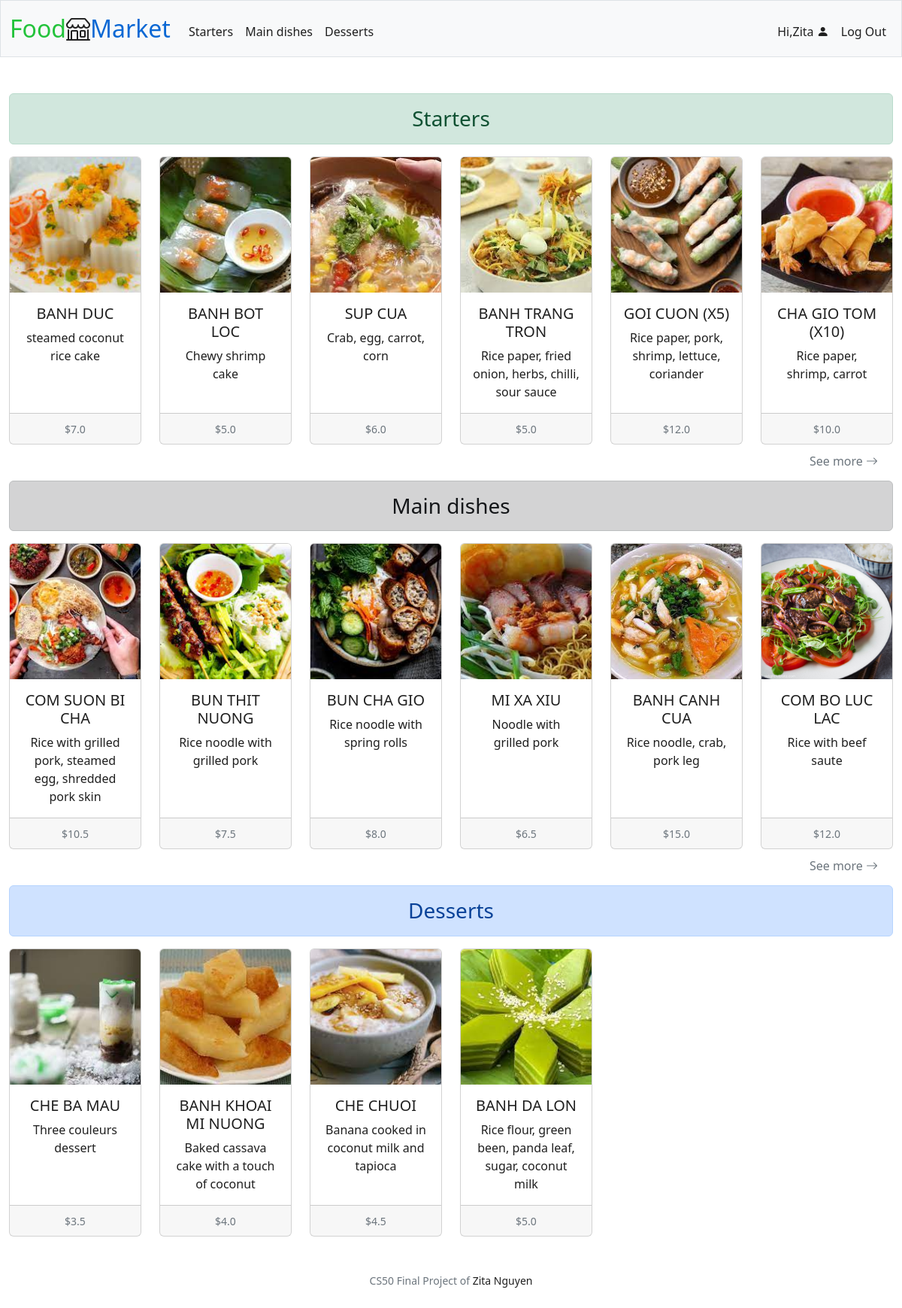
The page / (signed in) on the database its author committed.
### tables this page shows
CREATE TABLE food (
id INTEGER PRIMARY KEY AUTOINCREMENT, 
category TEXT NOT NULL,
name TEXT NOT NULL,
photo BLOB NOT NULL,
description TEXT NOT NULL,
price REAL NOT NULL,
date DATETIME NOT NULL,
user_id INTEGER NOT NULL,
FOREIGN KEY (user_id) REFERENCES users (id)
);

### app.py (the view)
@app.route("/")
@login_required
def index():
    all_products = query_get_all_products()
    starters = list(filter(lambda product: product[1] == "Starter", all_products))
    main_dishes = list(filter(lambda product: product[1] == "Main dish", all_products))
    desserts = list(filter(lambda product: product[1] == "Dessert", all_products))
    return render_template("index.html", starters=starters, main_dishes=main_dishes, desserts=desserts)

### app.py (called while the page is built)
@app.after_request
def after_request(response):
    response.headers["Cache-Control"] = "no-cache, no-store, must-revalidate"
    response.headers["Expires"] = 0
    response.headers["Pragma"] = "no-cache"
    return response

### helpers.py (called while the page is built)
def login_required(f):
    @wraps(f)
    def decorated_function(*args, **kwargs):
        if session.get("user_id") is None:
            return redirect("/login")
        return f(*args, **kwargs)
    return decorated_function

### queries.py (called while the page is built)
def query_get_all_products():
    conn = sqlite3.connect("market.db")
    c = conn.cursor()
    c.execute ("SELECT * FROM food")
    all_products = c.fetchall()
    return all_products

### templates/index.html (shortened to what this page needs)
{% extends "layout.html" %}
{% block main %}
<div class="alert alert-success text-center h3" role="alert">
    Starters
</div>
<div class="row row-cols-1 row-cols-lg-6 row-cols-md-3 g-4 text-center">
  {% if not starters %}
    <div class="col">
      <div class="card h-100">
        <img class="card-img-top" src="{{url_for('static', filename='photos/no_food.jpeg')}}" alt="No product">
        <div class="card-body">
          <p class="card-text">No starter.</p>
        </div>
      </div>
    </div>
  {% else %}
    {% for starter in starters[-6:]|reverse %}
      <div class="col">
        <a href="/product/{{ starter[0] }}">
          <div class="card h-100">
            <img src="{{url_for('static', filename='photos/' + starter[3])}}" class="card-img-top" alt="{{ starter[2] }}">
            <div class="card-body">
              <h5 class="card-title">{{ starter[2] }}</h5>
              <p class="card-text">{{ starter[4] }}</p>
            </div>
            <div class="card-footer">
              <small class="text-muted">${{ starter[5] }}</small>
            </div>
          </div>
          </a>
        </div>
    {% endfor %}
  {% endif %}
</div>
{% if starters and starters|length > 6 %}
<a class="link-secondary button-see-more" href="/starters">See more <i class="bi bi-arrow-right"></i></a>
{% endif %}
<div class="alert alert-dark text-center h3 mt-5" role="alert">
    Main dishes
</div>
<div class="row row-cols-1 row-cols-lg-6 row-cols-md-3 g-4 text-center">
  {% if not main_dishes %}
    <div class="col">
      <div class="card h-100">
        <img class="card-img-top" src="{{url_for('static', filename='photos/no_food.jpeg')}}" alt="No product">
        <div class="card-body">
          <p class="card-text">No main dish.</p>
        </div>
      </div>
    </div>
  {% else %}
    {% for main_dish in main_dishes[-6:]|reverse %}
    <div class="col">
        <a href="/product/{{ main_dish[0] }}">
          <div class="card h-100">
            <img src="{{url_for('static', filename='photos/' + main_dish[3])}}" class="card-img-top" alt="{{ main_dish[2] }}">
            <div class="card-body">
              <h5 class="card-title">{{ main_dish[2] }}</h5>
              <p class="card-text">{{ main_dish[4] }}</p>
            </div>
            <div class="card-footer">
              <small class="text-muted">${{ main_dish[5] }}</small>
            </div>
          </div>
        </a>
      </div>
    {% endfor %}
  {% endif %}
</div>
{% if main_dishes and main_dishes|length > 6 %}
<a class="link-secondary button-see-more" href="/main_dishes">See more <i class="bi bi-arrow-right"></i></a>
{% endif %}
<div class="alert alert-primary text-center h3 mt-5" role="alert">
    Desserts
</div>
<div class="row row-cols-1 row-cols-lg-6 row-cols-md-3 g-4 text-center">
  {% if not desserts %}
    <div class="col">
      <div class="card h-100">
        <img class="card-img-top" src="{{url_for('static', filename='photos/no_food.jpeg')}}" alt="No product">
        <div class="card-body">
          <p class="card-text">No dessert.</p>
        </div>
      </div>
    </div>
  {% else %}
    {% for dessert in desserts[-6:]|reverse %}
      <div class="col">
        <a href="/product/{{ dessert[0] }}">
          <div class="card h-100">
            <img src="{{url_for('static', filename='photos/' + dessert[3])}}" class="card-img-top" alt="{{ dessert[2] }}">
            <div class="card-body">
              <h5 class="card-title">{{ dessert[2] }}</h5>
              <p class="card-text">{{ dessert[4] }}</p>
            </div>
            <div class="card-footer">
              <small class="text-muted">${{ dessert[5] }}</small>
            </div>
          </div>
        </a>
      </div>
    {% endfor %}
  {% endif %}
</div>
{% endblock %}

### templates/layout.html (shortened to what this page needs)
<!DOCTYPE html>
<html lang="en">
    <head>
        <link href="https://cdn.jsdelivr.net/npm/bootstrap@5.2.0-beta1/dist/css/bootstrap.min.css" rel="stylesheet">
        <link rel="stylesheet" href="https://cdn.jsdelivr.net/npm/bootstrap-icons@1.8.3/font/bootstrap-icons.css">
        <link href="/static/styles.css" rel="stylesheet">
    </head>
    <body>
        <nav class="bg-light border navbar navbar-expand-md navbar-light">
            <div class="container-fluid">
                <a class="navbar-brand" href="/"><span class="green">Food</span><i class="bi bi-shop"></i><span class="blue">Market</span></a>
                <div class="collapse navbar-collapse" id="navbar">
                    {% if session["user_id"] %}
                        <ul class="navbar-nav me-auto mt-2">
                            <li class="nav-item"><a class="nav-link" href="/starters">Starters</a></li>
                            <li class="nav-item"><a class="nav-link" href="/main_dishes">Main dishes</a></li>
                            <li class="nav-item"><a class="nav-link" href="/desserts">Desserts</a></li>
                        </ul>
                        <ul class="navbar-nav ms-auto mt-2">
                            <li class="nav-item">
                                {% if session["user_role"] == "seller" %}
                                    <a class="nav-link" href="/seller_profile">
                                        Hi,{{ session["user_name"].capitalize() }}
                                        <i class="bi bi-person-fill"></i>
                                    </a>
                                {% else %}
                                    <a class="nav-link" href="/profile">
                                        Hi,{{ session["user_name"].capitalize() }}
                                        <i class="bi bi-person-fill"></i>
                                    </a>
                                {% endif %}
                            </li>
                            <li class="nav-item"><a class="nav-link" href="/logout">Log Out</a></li>
                        </ul>
                    {% else %}
                        <ul class="navbar-nav ms-auto mt-2">
                            <li class="nav-item"><a class="nav-link" href="/register">Register</a></li>
                            <li class="nav-item"><a class="nav-link" href="/login">Log In</a></li>
                        </ul>
                    {% endif %}
                </div>
            </div>
        </nav>
        <main class="container-fluid py-5">
            {% block main %}{% endblock %}
        </main>
        <footer class="mb-5 small text-center text-muted">
            CS50 Final Project of <a href="https://github.com/ZitaNguyen">Zita Nguyen</a>
        </footer>
    </body>
</html>

### static/styles.css (style rules this page uses)
a:link, a:visited { text-decoration: none; color: rgba(7, 7, 7, 0.9); }
nav .navbar-brand { font-size: xx-large; }
nav .navbar-brand .green { color: #23c33b; }
nav .navbar-brand .blue { color: #0a68d4; }
.card-img-top { width: 100%; height: 15vw; object-fit: cover; }
.card-title { text-transform: uppercase; }
.button-see-more { text-decoration: none; float: right; margin-right: 20px; margin-top: 10px; }

### rows shown on the page
food: photo (picture), name "BANH DUC", description "steamed coconut rice cake", price "7.0"
food: photo (picture), name "BANH BOT LOC", description "Chewy shrimp cake", price "5.0"
food: photo (picture), name "SUP CUA", description "Crab, egg, carrot, corn", price "6.0"
food: photo (picture), name "BANH TRANG TRON", description "Rice paper, fried onion, herbs, chilli, sour sauce", price "5.0"
food: photo (picture), name "GOI CUON (X5)", description "Rice paper, pork, shrimp, lettuce, coriander", price "12.0"
food: photo (picture), name "CHA GIO TOM (X10)", description "Rice paper, shrimp, carrot", price "10.0"
food: photo (picture), name "COM SUON BI CHA", description "Rice with grilled pork, steamed egg, shredded pork skin", price "10.5"
food: photo (picture), name "BUN THIT NUONG", description "Rice noodle with grilled pork", price "7.5"
food: photo (picture), name "BUN CHA GIO", description "Rice noodle with spring rolls", price "8.0"
food: photo (picture), name "MI XA XIU", description "Noodle with grilled pork", price "6.5"
food: photo (picture), name "BANH CANH CUA", description "Rice noodle, crab, pork leg", price "15.0"
food: photo (picture), name "COM BO LUC LAC", description "Rice with beef saute", price "12.0"
food: photo (picture), name "CHE BA MAU", description "Three couleurs dessert", price "3.5"
food: photo (picture), name "BANH KHOAI MI NUONG", description "Baked cassava cake with a touch of coconut", price "4.0"
food: photo (picture), name "CHE CHUOI", description "Banana cooked in coconut milk and tapioca", price "4.5"
food: photo (picture), name "BANH DA LON", description "Rice flour, green been, panda leaf, sugar, coconut milk", price "5.0"

### other values the page prints
{{ session["user_name"].capitalize() }} "Zita"
